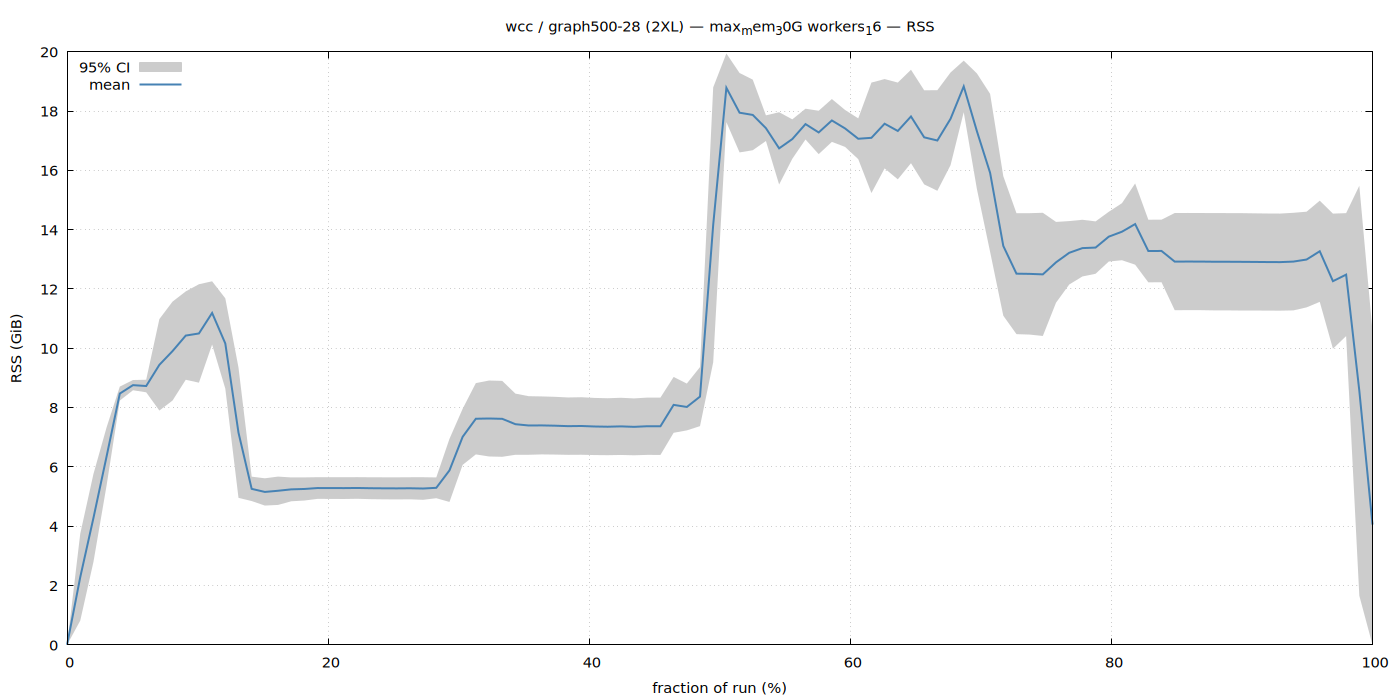

Here is the gnuplot script that generated this plot:
set terminal pngcairo size 1400,700 enhanced font 'Sans,11'
set output '/home/ubuntu/nvm/gfrs/wcc/2XL/graph500-28/max_mem_30G_workers_16/rss.png'
set title "wcc / graph500-28 (2XL) — max_mem_30G workers_16 — RSS"
set xlabel 'fraction of run (%)'
set ylabel 'RSS (GiB)'
set grid
set key top left
set yrange [0:*]
plot '/home/ubuntu/nvm/gfrs/wcc/2XL/graph500-28/max_mem_30G_workers_16/rss.dat' using 1:3:4 with filledcurves lc rgb '#cccccc' title '95% CI', \
     '' using 1:2 with lines lw 2 lc rgb '#4682b4' title 'mean'
